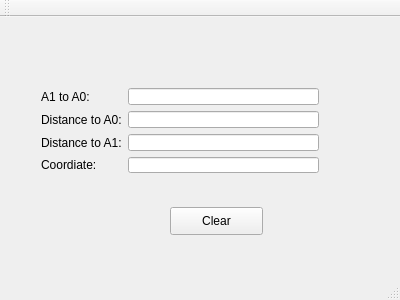
<?xml version="1.0" encoding="UTF-8"?>
<ui version="4.0">
 <class>MainWindow</class>
 <widget class="QMainWindow" name="MainWindow">
  <property name="geometry">
   <rect>
    <x>0</x>
    <y>0</y>
    <width>400</width>
    <height>300</height>
   </rect>
  </property>
  <property name="sizePolicy">
   <sizepolicy hsizetype="Fixed" vsizetype="Fixed">
    <horstretch>0</horstretch>
    <verstretch>0</verstretch>
   </sizepolicy>
  </property>
  <property name="maximumSize">
   <size>
    <width>400</width>
    <height>300</height>
   </size>
  </property>
  <property name="windowTitle">
   <string>MainWindow</string>
  </property>
  <widget class="QWidget" name="centralWidget">
   <widget class="QPushButton" name="clearButton">
    <property name="geometry">
     <rect>
      <x>170</x>
      <y>190</y>
      <width>93</width>
      <height>28</height>
     </rect>
    </property>
    <property name="text">
     <string>Clear</string>
    </property>
   </widget>
   <widget class="QWidget" name="">
    <property name="geometry">
     <rect>
      <x>30</x>
      <y>60</y>
      <width>300</width>
      <height>107</height>
     </rect>
    </property>
    <layout class="QGridLayout" name="gridLayout">
     <item row="0" column="0">
      <widget class="QLabel" name="label_4">
       <property name="text">
        <string>A1 to A0:</string>
       </property>
      </widget>
     </item>
     <item row="0" column="1">
      <widget class="QLineEdit" name="A1toA0"/>
     </item>
     <item row="1" column="0">
      <widget class="QLabel" name="label">
       <property name="text">
        <string>Distance to A0:</string>
       </property>
      </widget>
     </item>
     <item row="1" column="1">
      <widget class="QLineEdit" name="toA0"/>
     </item>
     <item row="2" column="0">
      <widget class="QLabel" name="label_2">
       <property name="text">
        <string>Distance to A1:</string>
       </property>
      </widget>
     </item>
     <item row="2" column="1">
      <widget class="QLineEdit" name="toA1"/>
     </item>
     <item row="3" column="0">
      <widget class="QLabel" name="label_3">
       <property name="text">
        <string>Coordiate:</string>
       </property>
      </widget>
     </item>
     <item row="3" column="1">
      <widget class="QLineEdit" name="coord"/>
     </item>
    </layout>
   </widget>
  </widget>
  <widget class="QMenuBar" name="menuBar">
   <property name="geometry">
    <rect>
     <x>0</x>
     <y>0</y>
     <width>400</width>
     <height>26</height>
    </rect>
   </property>
  </widget>
  <widget class="QToolBar" name="mainToolBar">
   <attribute name="toolBarArea">
    <enum>TopToolBarArea</enum>
   </attribute>
   <attribute name="toolBarBreak">
    <bool>false</bool>
   </attribute>
  </widget>
  <widget class="QStatusBar" name="statusBar"/>
 </widget>
 <layoutdefault spacing="6" margin="11"/>
 <resources/>
 <connections/>
</ui>
